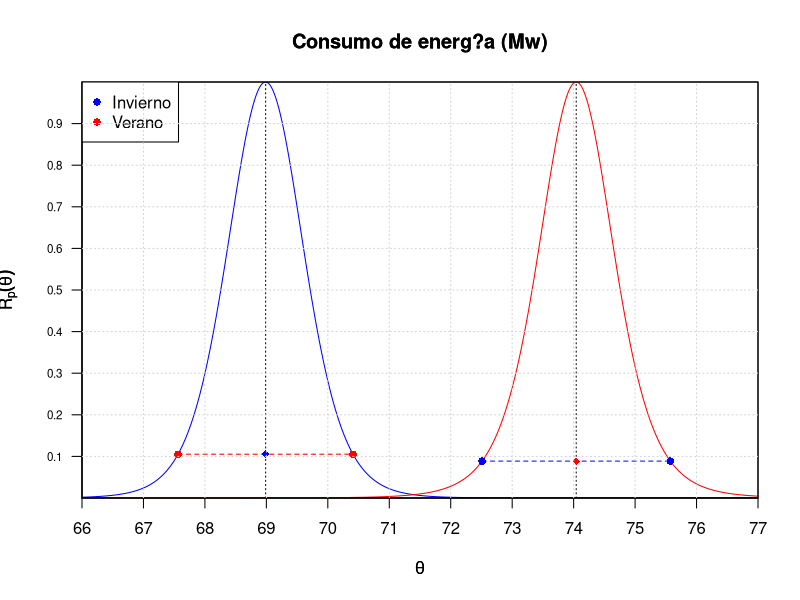
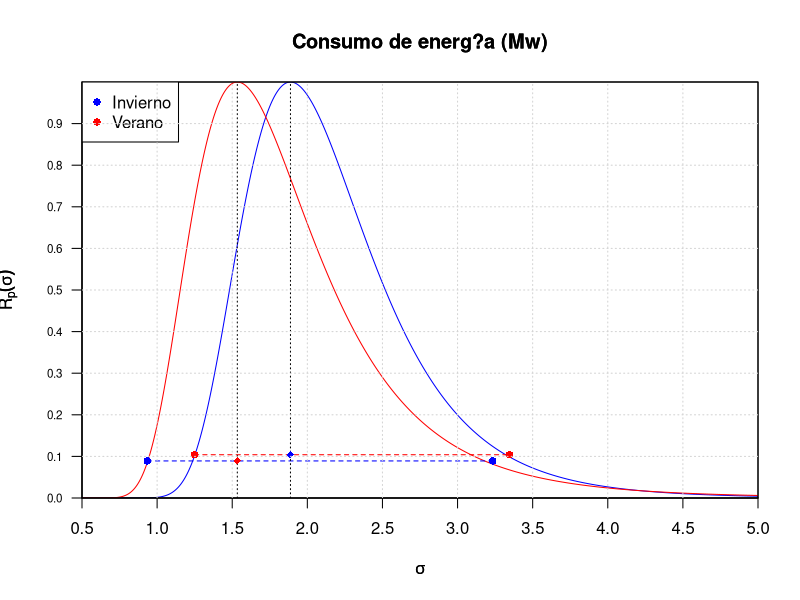
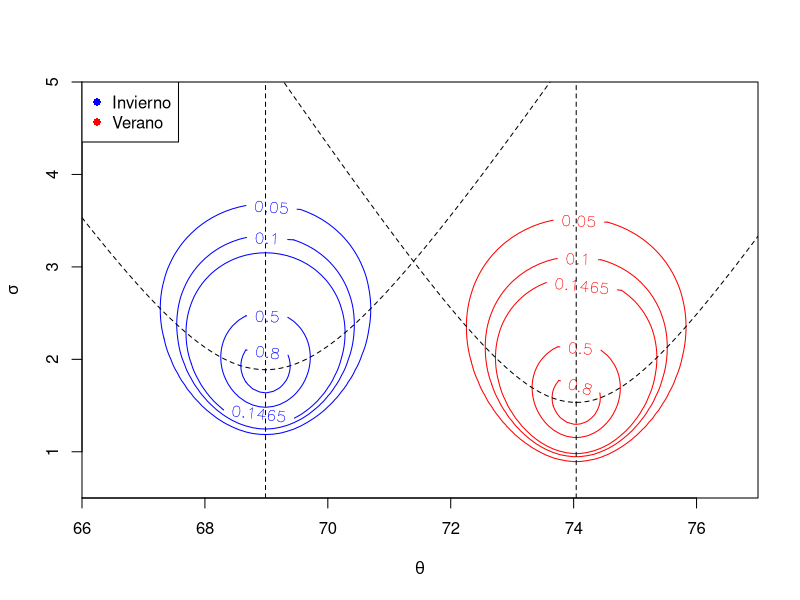
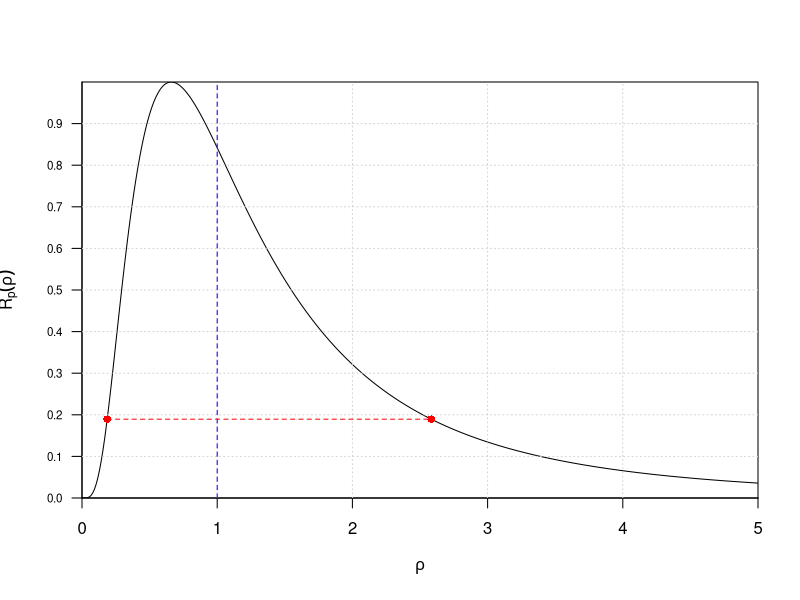
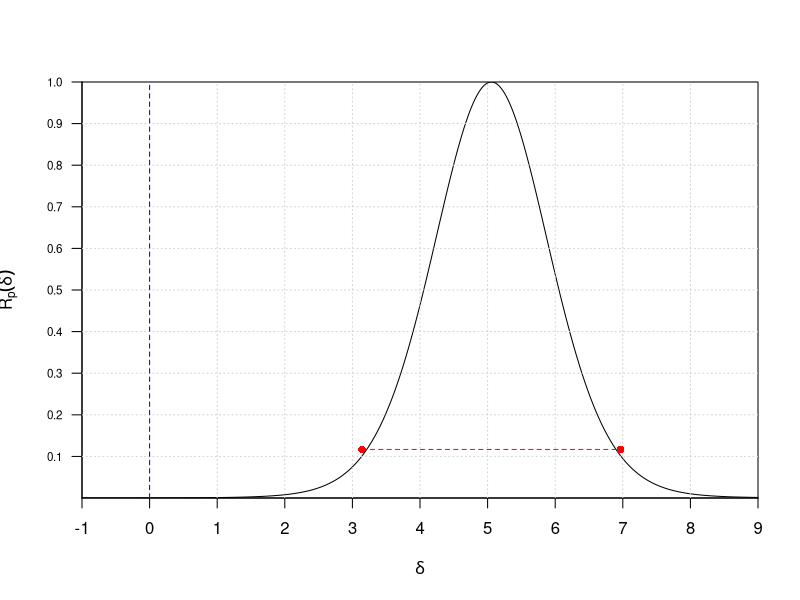
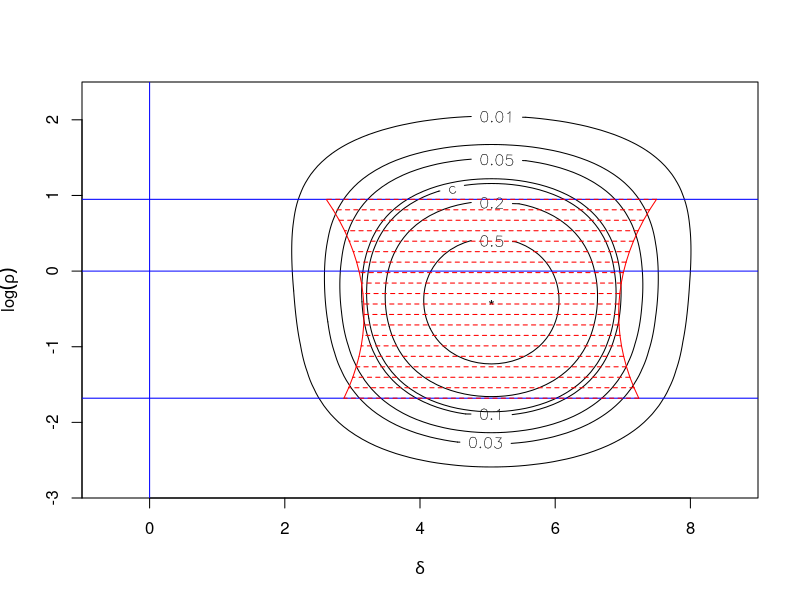

Source code (R) for these figures, in order:
#-------------------------------------------------------------------------------
#------------------------------M?todos estad?sticos-----------------------------
#-----------------------------------Proyecto--------------------------------------
#---------------------------Diego Aar?n Moreno Galv?n---------------------------

#--------------------------------Funciones--------------------------------------

# Funci?n de log-verosimilitud para Normal
l<-function(mu, sigma, t1, t2, n){ 
  	term1 = -n*log(sigma)
 	term2 = -t2/(2*sigma*sigma)
  	term3 = mu*t1/(sigma*sigma)
  	term4 = -n*mu*mu/(2*sigma*sigma)
  	return(term1 + term2 + term3 + term4)
}

# Funci?n de log-verosimilitud relativa
r<- function(mu, sigma, t1, t2, n){ 
  	mu_gorro = t1/n
  	sigma_gorro = sqrt((t2/n) - ((t1^2)/(n^2)))
  	return(l(mu, sigma, t1, t2, n) - l(mu_gorro, sigma_gorro, t1, t2, n))
}

# Funci?n de verosimilitud
L<- function(mu, sigma, t1, t2, n){ 
  	return(exp(l(mu,sigma,t1, t2, n)))
}

#Funci?n de verosimilitud relativa
R<- function(mu, sigma, t1, t2, n){ 
  	return(exp(r(mu,sigma, t1, t2, n)))
}

#Funci?n que devuelve el sigma que maximiza la funci?n para mu
Sigma_gorro<- function(mu, t1, t2, n){ 
  	return(sqrt((t2-2*mu*t1+n*mu*mu)/n))
}

#Funci?n que devuelve el mu que maximiza la funci?n para sigma
Mu_gorro<- function(sigma, t1, t2, n){
  	return((t1/n)*(sigma/sigma)) #Se multiplica por sigma/sigma s?lo para que devuelva un vector cuando sigma es un vector
}

#Funci?n de Logverosimilitud perfil de la media theta de una normal
lp_norm <- function(theta,t1,t2,n)	{
	a1 = (t2-2*theta*t1+n*theta^2)/n
	a2 = log(a1)+1
	return ((-n/2)*a2)
}

#Funci?n de Logver. perfil relativa de theta de una normal
rp_norm <- function(theta,t1,t2,n)	{
	return (lp_norm(theta,t1,t2,n) - lp_norm(t1/n,t1,t2,n))
}

#Funci?n de verosimilitud perfil realtiva de theta de una normal
Rp_norm <- function(theta,t1,t2,n)	{
	return (exp(rp_norm(theta,t1,t2,n)))
}

#Funci?n de distribuci?n de t de student con k grad. de lib.
Ft <- function(x,k)	{
	return (pt(x, k, lower.tail = T, log.p = F))
}

#Funci?n que devuelve el cuartil de prob. p de una t de student de k
Q <- function(p,k)	{
	return (qt(p, k, lower.tail = T, log.p = F))
}

#Funci?n que calcula el nivel de verosimilitud c
C <- function(n, alfa)	{
	t1 = Q(alfa/2, n-1)^2
	t2 = t1/(n-1)
	return ((t2+1)^(-n/2))
}

#Funci?n que devuelve la confianza (probabilidad) de un intervalo de verosi.
Confianza <- function(n,nivel)	{
	t1 = Ft(((n-1)*(nivel^(-2/n)-1))^(1/2), n-1)
	t2 = Ft(-((n-1)*(nivel^(-2/n)-1))^(1/2), n-1)
	return (t1-t2)
}


#Funci?n de Logverosimilitud perfil de la varianza de una normal
lp_var_norm <- function(sigma,t1,t2,n)	{
	H = (t2-t1^2/n)
	a1 = n*log(sigma)
	a2 = H/(2*sigma^2)
	return (-a1-a2)
}

#Funci?n de Logver. perfil relativa de la varianza de una normal
rp_var_norm <- function(sigma,t1,t2,n)	{
	sg = ((t2-t1^2/n)/n)^(1/2)
	return (lp_var_norm(sigma,t1,t2,n) - lp_var_norm(sg,t1,t2,n))
}

#Funci?n de verosimilitud perfil realtiva de la varianza de una normal
Rp_var_norm <- function(sigma,t1,t2,n)	{
	return (exp(rp_var_norm(sigma,t1,t2,n)))
}

#Funci?n que calcula el nivel de verosimilitud c
C_var <- function(n, alfa)	{
	q = qchisq(alfa/2, n-1, lower.tail = T, log.p = F)
	t1 = (27*q*n^(1/2))^(1/3)
	t2 = (-1/4)*(3*n^(1/2)-t1)^2
	return (exp(t2))
}

Confianza_var <- function(n,c)	{
	t1 = (3*n^(1/2)+(-4*log(c))^(1/2))^3/(27*n^(1/2))
	t2 = (3*n^(1/2)-(-4*log(c))^(1/2))^3/(27*n^(1/2))
	t1 = pchisq(t1,n-1,lower.tail=T,log.p=F)
	t2 = pchisq(t2,n-1,lower.tail=T,log.p=F)
	return (t1-t2)
}

Hx<- function(t1, t2, n){
  return(t2-(t1*t1/n))
}

Ky<- function(t3, t4, m){
  return(t4 - t3*t3/m)
}

rho_emv<- function(t1,t2,t3,t4,n,m){
  H= Hx(t1,t2,n)
  K= Ky(t3,t4,m)
  
  return(n*K/(m*H))
}

delta_emv<- function(t1, t2, t3, t4, n, m){
  return((t3/m)-(t1/n))
}

l1<-function(rho, t1, t2, t3, t4, n, m){
  H= Hx(t1,t2,n)
  K= Ky(t3,t4,m)
  
  return(n*log(rho)/2 - (n+m)*log(rho*H+K)/2)
}

l2<- function(delta, rho, t1, t2, t3, t4, n, m){
  delta_gorro= delta_emv(t1,t2,t3,t4,n,m)
  H= Hx(t1,t2,n)
  K= Ky(t3,t4,m)
  
  return(-(n+m)*log(1+ (n*m*(delta_gorro-delta)*(delta_gorro-delta)/((n+m/rho)*(rho*H+K))))/2)
}

lp_conjunto<- function(delta, rho, t1, t2, t3, t4, n, m){ # Logverosimilitud perfil para delta y rho
  return(l1(rho,t1,t2,t3,t4,n,m)+l2(delta,rho,t1,t2,t3,t4,n,m))
}

rp_conjunto<-function(rho, delta, t1, t2, t3,t4,n,m){ #Logverosimilitud perfil relativa para delta y rho
  delta_g= delta_emv(t1,t2,t3,t4,n,m)
  rho_g= rho_emv(t1,t2,t3,t4,n,m)
  
  return(lp_conjunto(delta,rho,t1,t2,t3,t4,n,m)-lp_conjunto(delta_g,rho_g,t1,t2,t3,t4,n,m))
}

Rp_conjunto<- function(rho, delta, t1, t2, t3, t4, n, m){#Verosimilitud perfil relativa para delta y rho
  return(exp(rp_conjunto(rho,delta,t1,t2,t3,t4,n,m)))
}

rp_rho<- function(rho, t1, t2, t3, t4, n, m){
  rho_gorro= rho_emv(t1,t2,t3,t4,n,m)
  
  return(l1(rho,t1,t2,t3,t4,n,m)- l1(rho_gorro,t1,t2,t3,t4,n,m))
}

rp_rho_0<- function(rho, t1, t2, t3, t4, n, m, c){
  return(rp_rho(rho,t1,t2,t3,t4,n,m)-c)
}

Rp_rho<- function(rho, t1, t2, t3,t4,n,m){
  return(exp(rp_rho(rho,t1,t2,t3,t4,n,m)))
}

rp_delta<- function(delta, t1, t2, t3, t4, n, m){
  resp<- c()
  
  for (i in 1:length(delta)){
    temp= optim(1, rp_conjunto, delta = delta[i], t1 = t1, t2 = t2, t3=t3, t4=t4, n = n, m=m, control = list(fnscale=-1))$value
    resp = c(resp, temp)
  }
  
  return(resp)
}

Rp_delta<- function(delta, t1, t2, t3, t4, n, m){
  return(exp(rp_delta(delta,t1,t2,t3,t4,n,m))) 
}



#######################################################################################################
#--     MUESTRAS     --#

# ULTIMA SEMANA HORARIO INVIERNO MARZO 2018
X = c(7495891,7104540,6942036,6812652,6713419,6729651,6693093,6639208,6912511,7127233,7245860,7338979,
7328129,7355726,7323133,7249348,7259550,7277468,7230829,7928045,8181400,8033854,7714514,7258927,6867044,
6648967,6572386,6521881,6562286,6670592,7054672,7524905,8175665,8676862,8922367,9118004,9263407,9351802,
9304774,9304058,9289618,9158510,8804089,9001680,9110401,8869358,8591238,8184129,7760723,7536584,7365828,
7287631,7294285,7343279,7509249,7880534,8458298,8762687,8939297,9169285,9293386,9365595,9328001,9325316,
9288900,9118805,8699562,9004729,9136752,8911294,8579734,8179033,7862683,7539194,7357216,7285069,7294089,
7286848,7517699,7778555,8283165,8644360,8840013,8989629,9077733,9045176,8952611,8910423,8950400,8774206,
8460669,8774347,8866346,8625582,8366715,7960311,7613878,7315159,7150993,7022632,6947772,6958720,6972824,
7062880,7419257,7654975,7844047,7926615,8009600,7932054,7901591,7880963,7793360,7648043,7469526,7758862,
7891433,7713470,7484117,7140829,6690731,6485796,6370068,6252743,6221238,6149316,6016096,5907157,6071793,
6336719,6424551,6436016,6494357,6492245,6415512,6338829,6320971,6270004,6254867,6629783,6883956,6746001,
6505657,6251766,5952002,5656146,5596290,5516600,5514169,5604368,5627848,5842514,6226250,6521818,6723445,
6864009,6900023,6959337,6948046,7018179,6928213,6930913,6878692,7357916,7592985,7436322,7091846,6664122)

# PRIMERA SEMANA HORARIO VERANO ABRIL 2018
Y = c(6397907,6056983,5926158,5871242,5885725,5919511,5980174,6057156,6300914,6537050,6715458,6730349,
6711681,6696652,6725232,6741488,6734360,6657978,6759730,7409971,7640542,7460061,7063249,6670356,6315524,
6213298,6189401,6212654,6331037,6788294,7354312,7823373,8327465,8636512,8843438,9022018,9089399,9055710,
9087046,9131574,8983724,8691547,8402426,8708940,8813665,8672827,8397623,7840172,7586214,7403057,7303182,
7275394,7307662,7575028,7966019,8352190,8722550,8923940,9090272,9200934,9301790,9263623,9232565,9207162,
9064469,8807387,8529098,8819556,8973652,8811980,8444135,8024746,7712778,7517321,7453651,7457063,7513469,
7736337,8091317,8500986,8879247,9096904,9212742,9320006,9413999,9320699,9292964,9296340,9161342,8893853,
8643769,8945712,9027930,8818646,8451947,7940563,7630371,7449187,7373774,7394532,7477969,7732297,8165854,
8530536,8911476,9101904,9237641,9409931,9500314,9436266,9392635,9384966,9245866,8960082,8693484,8939778,
9014336,8801597,8554423,8087004,7728260,7590364,7455913,7458393,7496963,7817371,8199424,8559006,8964246,
9147428,9293619,9399131,9393267,9366878,9309457,9308719,9073289,8774566,8470656,8733145,8879352,8753082,
8482652,8104085,7747251,7556507,7405853,7391441,7408688,7583950,7818623,8102942,8479860,8628892,8697784,
8808964,8702672,8531285,8439474,8374318,8275840,8093988,8090578,8588543,8691026,8429424,7971869)

#------------------------------------------------------------------------------------------------------------

# ULTIMO MES HORARIO INVIERNO MARZO 2018
X = c(7093741,6725595,6486893,6403181,6407903,6396814,6447924,6376442,6586366,6818364,6920305,6900230,7010024,7021356,7000475,6985360,
6949884,6976702,7057302,7737366,7953392,7798887,7469772,6991604,6640969,6348631,6264488,6225740,6244907,6480312,7014844,7529761,
8034898,8337790,8633955,8836371,8989468,9073139,8999316,8980357,9024006,8933146,8647476,8847438,9006269,8710473,8348130,8009898,
7610694,7407911,7267240,7140887,7160027,7286295,7724466,8086736,8541900,8831934,9055186,9234398,9298326,9210904,9277512,9258843,
9263399,9141946,8740007,9124615,9147917,8841781,8496985,8084362,7738760,7480236,7384955,7274271,7274044,7417039,7788204,8155646,
8583055,8897824,8949518,9036760,9183192,9220208,9125488,9148919,9187533,9014062,8695815,9002414,9056357,8776259,8400018,8028958,
7629715,7295182,7249822,7099678,7216394,7255031,7582454,7920310,8331485,8703130,8907333,9082492,9117335,9175912,9191218,9198612,
9107230,8976511,8691926,8976087,9039800,8748068,8348951,7990557,7742113,7537012,7354357,7216342,7268360,7395660,7738769,8051243,
8448749,8761477,8890628,9061711,9057536,9159277,9099636,9137311,9106302,8950738,8580172,8913201,8884753,8578220,8256820,8008073,
7558132,7221542,7075003,7058161,7049028,7138200,7354657,7580922,8027547,8398231,8441198,8621479,8696626,8611737,8395529,8262289,
8246370,8162757,8072168,8648181,8671177,8464507,8001700,7598355,7163125,6836363,6725353,6645034,6608525,6538921,6522675,6433018,
6686537,6946880,7055753,7157990,7254593,7302998,7282669,7247584,7232905,7182252,7184094,7857359,8183751,7982974,7650833,7143356,
6723415,6458740,6323141,6346873,6439979,6668521,7169313,7711239,8229040,8597507,8808678,8974726,9188081,9257705,9214763,9251293,
9276669,9114560,8754630,9027386,9082281,8790592,8467689,8030511,7650052,7380945,7259194,7150906,7197218,7254785,7642207,7919950,
8395462,8632486,8794256,9028438,9207409,9266209,9204299,9319553,9365853,9090664,8618280,8926563,9067156,8819822,8455118,8053240,
7739221,7447613,7310352,7171554,7224271,7329120,7720318,8108133,8549169,8862401,9024629,9152347,9273929,9366093,9296878,9311007,
9333464,9163386,8712439,9043948,9110923,8842492,8447510,8101035,7713375,7436421,7356685,7175669,7276069,7370426,7703260,8006825,
8463449,8814032,8916917,9034028,9183009,9264614,9154901,9139861,9135977,8929010,8654090,8870395,9013231,8701941,8426013,8079364,
7679195,7438292,7288547,7212305,7195877,7310231,7717491,8082341,8460804,8772042,8870538,9058107,9207941,9224503,9184670,9187269,
9151324,8969118,8580961,8850230,8910017,8595726,8354769,8115366,7688924,7398240,7237470,7145028,7101653,7144372,7343063,7575353,
8096509,8468467,8635543,8638344,8725485,8682050,8472919,8414450,8406987,8305317,8219389,8624832,8714601,8401857,8056358,7646014,
7250669,6940520,6766228,6644564,6552254,6548636,6525693,6397947,6683777,6947946,7081378,7192283,7207253,7120704,7042250,6982095,
7017787,6961134,7000759,7637730,7775055,7687476,7341436,6893274,6451426,6146567,6053478,6004811,5998419,6061823,6211697,6360168,
6771237,7127601,7420281,7638854,7687869,7742862,7764562,7685213,7665098,7613877,7624626,8206850,8442198,8313511,7860344,7259919,
6941444,6720718,6595603,6574393,6613030,6726859,7162079,7624718,8163179,8661124,8847420,9055291,9257949,9268843,9229059,9282757,
9267597,9078626,8809190,9045411,9119531,8897672,8497086,8198313,7765074,7515579,7356953,7298817,7236773,7421959,7827969,8122933,
8645838,8916667,8998718,9136809,9310210,9364094,9320249,9365616,9399790,9181571,8799313,9116929,9198759,8915967,8604891,8233534,
7841976,7639663,7460298,7354057,7345085,7501514,7897506,8175304,8670501,9005322,9153558,9333725,9418829,9508830,9392170,9445609,
9431424,9249604,8879691,9137228,9257622,8990597,8663707,8302462,7973223,7677861,7539059,7475283,7454518,7574129,7869631,8232847,
8700291,9026694,9157394,9305992,9477629,9474116,9353604,9365434,9375188,9193724,8819845,9014821,9119059,8843377,8561167,8298572,
7918521,7624536,7395181,7338385,7348460,7360401,7576102,7732119,8242570,8565697,8776500,8896746,8960629,8883975,8720055,8566624,
8493299,8466064,8226740,8790325,8908957,8714569,8315299,7844560,7495891,7104540,6942036,6812652,6713419,6729651,6693093,6639208,
6912511,7127233,7245860,7338979,7328129,7355726,7323133,7249348,7259550,7277468,7230829,7928045,8181400,8033854,7714514,7258927,
6867044,6648967,6572386,6521881,6562286,6670592,7054672,7524905,8175665,8676862,8922367,9118004,9263407,9351802,9304774,9304058,
9289618,9158510,8804089,9001680,9110401,8869358,8591238,8184129,7760723,7536584,7365828,7287631,7294285,7343279,7509249,7880534,
8458298,8762687,8939297,9169285,9293386,9365595,9328001,9325316,9288900,9118805,8699562,9004729,9136752,8911294,8579734,8179033,
7862683,7539194,7357216,7285069,7294089,7286848,7517699,7778555,8283165,8644360,8840013,8989629,9077733,9045176,8952611,8910423,
8950400,8774206,8460669,8774347,8866346,8625582,8366715,7960311,7613878,7315159,7150993,7022632,6947772,6958720,6972824,7062880,
7419257,7654975,7844047,7926615,8009600,7932054,7901591,7880963,7793360,7648043,7469526,7758862,7891433,7713470,7484117,7140829,
6690731,6485796,6370068,6252743,6221238,6149316,6016096,5907157,6071793,6336719,6424551,6436016,6494357,6492245,6415512,6338829,
6320971,6270004,6254867,6629783,6883956,6746001,6505657,6251766,5952002,5656146,5596290,5516600,5514169,5604368,5627848,5842514,
6226250,6521818,6723445,6864009,6900023,6959337,6948046,7018179,6928213,6930913,6878692,7357916,7592985,7436322,7091846,6664122)

#PRIMER MES HORARIO VERANO ABRIL 2018
Y = c(6397907,6056983,5926158,5871242,5885725,5919511,5980174,6057156,6300914,6537050,6715458,6730349,6711681,6696652,6725232,6741488,
6734360,6657978,6759730,7409971,7640542,7460061,7063249,6670356,6315524,6213298,6189401,6212654,6331037,6788294,7354312,7823373,
8327465,8636512,8843438,9022018,9089399,9055710,9087046,9131574,8983724,8691547,8402426,8708940,8813665,8672827,8397623,7840172,
7586214,7403057,7303182,7275394,7307662,7575028,7966019,8352190,8722550,8923940,9090272,9200934,9301790,9263623,9232565,9207162,
9064469,8807387,8529098,8819556,8973652,8811980,8444135,8024746,7712778,7517321,7453651,7457063,7513469,7736337,8091317,8500986,
8879247,9096904,9212742,9320006,9413999,9320699,9292964,9296340,9161342,8893853,8643769,8945712,9027930,8818646,8451947,7940563,
7630371,7449187,7373774,7394532,7477969,7732297,8165854,8530536,8911476,9101904,9237641,9409931,9500314,9436266,9392635,9384966,
9245866,8960082,8693484,8939778,9014336,8801597,8554423,8087004,7728260,7590364,7455913,7458393,7496963,7817371,8199424,8559006,
8964246,9147428,9293619,9399131,9393267,9366878,9309457,9308719,9073289,8774566,8470656,8733145,8879352,8753082,8482652,8104085,
7747251,7556507,7405853,7391441,7408688,7583950,7818623,8102942,8479860,8628892,8697784,8808964,8702672,8531285,8439474,8374318,
8275840,8093988,8090578,8588543,8691026,8429424,7971869,7528809,7177720,6919016,6841054,6742563,6670763,6742976,6747148,6765638,
7002221,7097629,7246035,7193788,7324622,7304711,7239559,7269558,7202732,7222245,7250789,7888037,8169502,7970725,7445027,6910439,
6654544,6556694,6498626,6532873,6683817,7233537,7851738,8214114,8582146,8819701,9072078,9198943,9227825,9168696,9228016,9294112,
9180568,8857382,8644074,8871327,8985371,8754764,8326083,7903011,7654283,7471036,7387795,7397146,7544743,7914301,8376892,8687009,
8956299,9103012,9196674,9370315,9396521,9338247,9365676,9369078,9208579,8867009,8653147,8707610,8745623,8505559,8118953,7726058,
7430637,7183679,7102203,7166445,7175640,7572537,8128754,8455601,8749897,8861380,8980051,9094805,9087973,9127787,9137516,9145104,
9060645,8684356,8435018,8685791,8674947,8382110,8045221,7686354,7389978,7219078,7134379,7135244,7274963,7621661,8097298,8406426,
8733997,8812526,8966106,9122397,9213006,9033409,9137517,9131206,9040832,8722620,8404585,8675685,8794406,8584236,8230264,7794837,
7504163,7276191,7232175,7271740,7409443,7714085,8084575,8448998,8802986,8876688,9033281,9119309,9180469,9092273,9086497,9022918,
8925690,8634265,8352965,8489604,8689018,8558001,8262648,7811059,7471699,7274191,7157972,7143387,7177042,7349157,7643034,7992868,
8360221,8467970,8690732,8772467,8714116,8451265,8311520,8238275,8156604,8023886,7956816,8453332,8556943,8230799,7744256,7345265,
6957678,6675037,6592755,6523253,6540507,6519548,6499350,6590024,6826621,6980097,7079095,7090940,7134784,7107287,7048287,7024465,
7042885,7012090,7037321,7584345,7953364,7703252,7356812,6815099,6507964,6427008,6350483,6405886,6576536,7115772,7744434,8161824,
8529473,8738104,8912885,8993773,9142671,9157786,9192940,9235399,9071541,8775647,8570895,8813171,8881186,8624047,8238060,7709101,
7515108,7462857,7311373,7300256,7397554,7767938,8271302,8573730,8828783,8967603,9156272,9325207,9355416,9348232,9376871,9435128,
9307955,9017590,8741066,8909175,9092346,8870598,8508274,7975486,7704397,7520043,7422600,7426538,7536319,7992421,8317394,8562290,
8821860,9018371,9193941,9325766,9340767,9265834,9271956,9306724,9196252,8873910,8649801,8958124,9128008,8889641,8503083,8010507,
7715912,7525044,7473972,7450314,7474715,7808520,8223029,8632417,8908780,9164388,9369501,9549354,9556511,9483500,9529418,9549279,
9358828,9020143,8812429,8986084,9095349,8894387,8577940,8074310,7792756,7609707,7536694,7561466,7655199,7998284,8412875,8810093,
9088882,9295443,9489173,9621692,9641140,9587824,9555366,9578651,9376560,9022475,8775205,8915028,9008985,8888851,8605386,8193369,
7867996,7691639,7570046,7537558,7564627,7721885,7973360,8332622,8728970,8853970,8965547,9071481,9020557,8818373,8632671,8567769,
8522413,8373604,8280605,8773004,8848501,8527582,8146997,7624502,7324177,7026617,6992444,6891460,6877441,6878353,6836488,6963145,
7154221,7319833,7412138,7421512,7389904,7405619,7313921,7315090,7290034,7259827,7292714,7924996,8142196,7961137,7552665,7165670,
6890397,6710160,6605918,6625695,6769831,7381004,7999713,8455612,8803318,9033847,9293304,9367344,9523519,9494846,9592781,9621897,
9416641,9125499,8856655,9018490,9145203,8927859,8620087,8240624,7864120,7704068,7596182,7632769,7675856,8045321,8466906,8865481,
9207157,9366436,9621227,9657454,9708165,9627208,9574532,9626155,9532830,9191826,8869199,8976604,9166185,8997631,8684437,8205140,
7896046,7692724,7585998,7615519,7705978,8081458,8402834,8716757,9048323,9189600,9325316,9487735,9545797,9469811,9483570,9525532,
9390463,9079008,8783119,8932256,9190764,8964782,8621728,8245084,7915771,7696525,7605849,7589439,7647145,8046832,8338635,8724463,
9070858,9232351,9518928,9625571,9685326,9694572,9591053,9634810,9472596,9161395,8831443,8954696,9153901,8990783,8691809,8278076,
7935612,7759259,7613739,7628521,7663728,7969490,8280906,8663779,9101381,9329107,9479349,9624253,9680690,9624098,9520661,9549690,
9303756,9003322,8720925,8782059,8953616,8793108,8608985,8126097,7837257,7600900,7520700,7528279,7601181,7694809,7957985,8355081,
8586615,8876698,8948665,8934630,8937914,8779515,8612593,8597576,8509792,8308930,8285007,8696661,8789797,8417531,8058627)

#-----------------------------------------------------------------------------------------

#ULTIMOS MIERCOLES DE HORARIO DE INVIERNO MARZO 2018
X = c(7862683,7539194,7357216,7285069,7294089,7286848,7517699,7778555,8283165,8644360,8840013,8989629,
9077733,9045176,8952611,8910423,8950400,8774206,8460669,8774347,8866346,8625582,8366715,7960311,7765074,
7515579,7356953,7298817,7236773,7421959,7827969,8122933,8645838,8916667,8998718,9136809,9310210,9364094,
9320249,9395616,9508216,9181571,8799313,9116929,9198759,8915967,8604891,8233534,7739221,7447613,7310352,
7171554,7224271,7329120,7720318,8108133,8549169,8862401,9024629,9152347,9273929,9436093,9296878,9311007,
9333464,9163386,8712439,9043948,9110923,8842492,8447510,8101035,
7738760,7480236,7384955,7274271,7274044,7417039,7788204,8155646,8583055,8897824,8949518,9036760,
9183192,9220208,9125488,9148919,9187533,9014062,8695815,9002414,9056357,8776259,8400018,8028958,
7465163,7245844,7166378,7119049,7100511,7254930,7600564,7978058,8397024,8643424,8808726,8904208,
9061038,9068454,8980685,8965085,9055732,8849873,8590100,8926881,8961504,8772185,8397095,7961595,
7363669,7167308,6981699,6869945,6966063,7102220,7489328,7884450,8292982,8561320,8660024,8728481,
8829967,8867431,8761489,8817134,8841146,8689184,8483124,8874552,8881492,8581968,8186273,7804868,
6997687,6740175,6593501,6522664,6583902,6733980,7102293,7513105,7891870,8129599,8192318,8285756,
8341230,8378603,8298699,8303203,8298714,8144534,7911373,8304268,8177217,7942977,7731498,7415210,
7014427,6829965,6716824,6667426,6743774,6909180,7309823,7745993,8124742,8353433,8467782,8466042,
8564481,8609541,8527419,8483618,8469383,8285654,8247326,8668885,8569936,8241701,7896608,7481490,
7073082,6841585,6755021,6688672,6794369,6831585,7346240,7586062,7909941,8228124,8319946,8365508,
8351838,8332429,8244228,8304662,8299866,8233794,8042732,8490623,8580051,8176824,7823812,7519158,
7203436,6973158,6818317,6761832,6835221,6936778,7338608,7758163,8131608,8411369,8479923,8513962,
8555415,8608622,8508969,8535096,8544572,8443686,8279461,8647031,8513906,8138534,7849779,7417509,
7035474,6878082,6752713,6657882,6695717,6819930,7123880,7620136,7864220,8178218,8311616,8391988,
8439888,8380336,8328957,8344347,8385059,8213130,8101448,8534936,8494139,8208302,7764342,7400258)

#PRIMEROS MIERCOLES DE HORARIO DE VERANO ABRIL 2018
Y = c(8024746,7712778,7517321,7453651,7457063,7513469,7736337,8091317,8500986,8879247,9096904,9212742,
9320006,9000254,9320699,9292964,9296340,9161342,8893853,8643769,8945712,9027930,8818646,8451947,7726058,
7430637,7183679,7102203,7166445,7175640,7572537,8128754,8455601,8749897,8861380,8980051,9094805,9087973,
9127787,9137516,9145104,9060645,8684356,8435018,8685791,8674947,8382110,8045221,7975486,7704397,7520043,
7422600,7426538,7536319,7992421,8317394,8562290,8821860,9018371,9193941,9325766,9340767,9265834,9271956,
9306724,9196252,8873910,8649801,8958124,9128008,8889641,8503083,
8205140,7896046,7692724,7585998,7615519,7705978,8081458,8402834,8716757,9048323,9189600,9325316,7811946,7016513,7795319,7965231,
7216525,9500266,9079008,8783119,8932256,9190764,8964782,8621728,7172963,6897587,6756576,6661507,6724115,6917137,7392139,7959415,
8440627,8800162,8991301,9217445,9294863,9314214,9512365,9495623,8826519,9237520,9049987,8794591,8844563,9063069,8803917,8489897,
7672670,7474604,7314037,7238062,7253019,7307352,7685233,8041707,8396295,8679775,8825815,8937129,9001848,9140952,9068098,9087406,
9065768,8846278,8491589,8241429,8365791,8519093,8351877,8048741,8146371,7874077,7630681,7529030,7525874,7575633,7822977,8180102,
8631719,8996374,9125530,9275951,9005618,8001249,9550328,9033325,7856327,9247875,8910688,8629709,8706004,8992934,8869939,8594360)

#------------------------------------------------------------------------------------------------

#CONSUMO ENERGIA ZONA BAJIO FEBRERO-MARZO 2018
X=c(12375,12824,13119,13228,14021,14049,13867,12297,13828,13864,13449,13970,13806,13975,12078,13547,
14012,12202,13874,14070,13720,11890,13333,14284,14013,13957,14499,14097,12512,13752,13364,14328,
14546,14576,14771,13205,12350,13935,14354,14419,14722,14798,12953,13939,14515,13357,12801,12141,13735,
12245,13822,14430,14687,15144,15162,13790,11789,14911,15298,15314,15273,15249,14230,12446,14899,
15478,15494,15490,15440,14557,12375,14979,15813,16029,15945,15688,14761,12671,15259,15942,16076,
16259,15773,14749,12589,13197,15467,16241,16305,16175,15266,12675,15442,16214,15704,13880,12168,13130,
8676,10915,11473,11503,11653,11613,10281,8608,11354,11834,11931,12029,12070,10698,8859,11584,
12255,12287,12201,12178,10854,8932,11665,12308,12515,12407,12244,11016,9220,11969,12545,12489,
12450,12301,10967,9036,10264,12064,12432,12512,12272,10998,9192,11142,11420,10803,9236,7815,7876,
9512,10897,11519,11839,12402,12448,11706,9990,12125,12599,12616,12400,12356,12327,10624,11842,12386,
12468,12323,12293,12102,10331,11680,12817,13140,13154,13073,12790,11101,12587,13268,13836,13776,13626,
13057,10944,11259,12906,13747,14012,14025,13547,11139,13147,13729,13428,11510,9456,10591,
14083,16586,17639,17826,17950,17871,16611,14337,17406,18273,18067,18342,18199,16910,14521,17034,
18517,18733,18498,18204,17113,15140,17807,18619,18555,18567,18275,17363,15084,17559,18680,18726,
18895,19002,17786,15247,14755,18178,19291,19313,19048,17806,15627,18076,19142,18531,16421,14209,14538)

#CONSUMO ENERGIA ZONA BAJIO ABRIL-MAYO 2018
Y=c(13787,14577,14231,14609,14517,14553,13271,14112,14709,13691,14502,14519,14169,12987,13847,14830,
12880,13976,14833,14746,12233,13383,14865,14348,14775,14832,14711,13277,14288,13398,13849,14953,
14929,14717,13119,14079,14477,13858,14168,14457,14385,12845,14109,14524,14239,14939,
15125,16096,16157,16127,16029,15017,12780,15134,15946,15597,15531,15624,14728,12247,14891,15760,
15840,16044,15749,14804,12807,15234,15890,15934,15886,15633,14854,12825,14031,13151,15299,16151,
15981,14700,12431,14844,15011,15067,14951,15079,14116,12006,14613,15412,15577,15584,
11422,12329,12545,12514,12397,11014,9153,11803,12378,12168,11861,11880,10674,8842,11694,12523,
12655,12680,12607,11328,9365,12299,12738,12766,12890,12764,11379,9454,11386,10920,12259,12538,
12524,10919,8883,11727,12005,11986,11104,11835,10961,9107,11716,12090,12263,12322,
12446,13978,14157,14266,14146,13546,11502,13094,14005,13364,13275,13337,12626,10792,12597,13667,
13779,13859,13902,13204,11216,13038,13796,13448,13272,13491,12605,10930,12205,11144,12086,13151,
13237,12474,10254,11744,12817,12900,12216,12516,12401,11030,12600,13268,13215,13033,
17472,19037,19056,19201,19190,18200,15630,18160,19283,18797,18755,18694,17731,15165,17756,19187,
19331,19357,19181,18040,15791,18221,19358,19041,19421,19237,17887,15604,17293,15417,17993,19081,
19045,17722,15221,17809,18636,18620,18431,18692,17924,15393,18034,19275,19297,19370)

#SUMANDO CADA DIA DE CADA REGI?N OBTENEMOS---------------------------------------
X = c(56891, 65044, 68180, 69083, 71170, 71143, 66255, 57021, 69624, 71868, 71377, 72014,
71680, 68140, 58528, 68906, 72648, 71184, 72386, 72185, 68346, 58668, 69464, 73841,
74252, 74030, 73779, 70027, 60588, 71126, 73799, 75455, 75926, 75278, 71330, 61021,
61825, 72550, 76065, 76561, 76242, 72415, 61586, 71746, 75020, 71823, 63848, 55789, 59870)

Y = c(70252, 76017, 76146, 76717, 76279, 72330, 62336, 72303, 76321, 73617, 73924, 74054,
69928, 66033, 70785, 75967, 74485, 75916, 76272, 72122, 61412, 72175, 76647, 75537,
77244, 75957, 65436, 62090, 69203, 64030, 71486, 78874, 75716, 70532, 59908, 70203,
72946, 76431, 70870, 72579, 69787, 60381, 71072, 74569, 74591, 66489, 67419, 65122, 78248)

#MIERCOLES DE CADA REGION
#INVIERNO
X=c(12829,12618,13228,13449,
12202,13357,13128,12604,12360,12323,
14520,14783,14687,15314,
15494,15704,14512,13857,13938,13637,
11850,11843,11503,11931,
12287,10803,11836,11772,11525,10916,
11534,11685,11839,12616,
12468,13428,11803,11816,12107,11401,
17684,17514,17826,18067,
18733,18531,17410,17738,17786,17066)

#VERANO
Y=c(14231,13691,12880,14348,
13849,13858,14239,
16157,15597,15840,15934,
15299,15067,15577,
12545,12168,12655,12766,
12259,11986,12263,
14157,13364,13779,13448,
12086,12900,13215,
19056,18797,19331,19041,
17993,18620,19297)
X1<-c()
ene=10
for(i in 1:ene)	{
	X1[i]=X[i]+X[i+ene]+X[i+ene*2]+X[i+ene*3]+X[i+ene*4]
}

Y1<-c()
for(i in 1:7)	{
	Y1[i]=Y[i]+Y[i+7]+Y[i+7*2]+Y[i+7*3]+Y[i+7*4]
}
##################################################################################################################
#--     PERFILES DE THETA Y SIGMA     --#

X = X1/1000
Y = Y1/1000
#(a)

# estadisticas suficientes
T11<- sum(X)
T21 <- sum(X*X)
T12<- sum(Y)
T22 <- sum(Y*Y)

n = length(X)
m = length(Y)
th1_gorro = T11/n
th2_gorro = T12/m
delta_gorro = th2_gorro - th1_gorro
sg1_gorro = (T21/n-T11^2/n^2)^(1/2)
sg2_gorro = (T22/m-T12^2/m^2)^(1/2)
ro_gorro = sg2_gorro/sg1_gorro
alfa = 1-0.95

#Para theta <--------------------------------------------------------------------------------------------

#Nivel de verosimilitud de peruanos de theta

C(n, alfa)
Nivel_per = C(n, alfa)
#Nivel_per = 0.1465
Confianza(n,Nivel_per)
#El intervalo es [th1,th2]
A = th1_gorro - sg1_gorro*(Nivel_per^(-2/n)-1)^(1/2)
B = th1_gorro + sg1_gorro*(Nivel_per^(-2/n)-1)^(1/2)
c(A, B)
I1 = c(A,B)

#Nivel de verosimilitud de gringos

C(m, alfa)
Nivel_gri = C(m, alfa)
#Nivel_gri = 0.1465
Confianza(m,Nivel_gri) 
#El intervalo es [th1,th2]
A = th2_gorro - sg2_gorro*(Nivel_gri^(-2/m)-1)^(1/2)
B = th2_gorro + sg2_gorro*(Nivel_gri^(-2/m)-1)^(1/2)
c(A, B)
I2 = c(A,B)


#Graficamos los resultados
lim1=66
lim2=77
X2 <- seq(lim1,lim2,length=1000)
plot(X2,Rp_norm(X2,T11,T21,n), type="l", 
	xlab= expression(theta), ylab=expression(R[p](theta)),xaxs="i",yaxs="i",
	xaxt="n",yaxt="n",las=1, col="blue", main="Consumo de energ?a (Mw)")
par(new=TRUE)
plot(X2,Rp_norm(X2,T12,T22,m), type="l", 
	xlab= expression(theta), ylab=expression(R[p](theta)),xaxt="n",yaxt="n",
  	xaxs="i",yaxs="i",las=1, col="red", main="Consumo de energ?a (Mw)")
points(I1, c(Nivel_per,Nivel_per),pch=16,col="red") 
lines(I1, c(Nivel_per,Nivel_per),lty=2, col="red") #lty determina el estilo de la linea
points(I2, c(Nivel_gri,Nivel_gri),pch=16,col="blue") 
lines(I2, c(Nivel_gri,Nivel_gri),lty=2, col="blue")
#Las dos instrucciones anteriores servir?n para marcar el intervalo de verosimilitud en la grafica
abline(v=th1_gorro,col="black",lty=3)#Mostramos con una linea vertical (de ah? la v) la localicaci?n del estimador de maxima verosimilitud
points(th1_gorro,Nivel_per,pch=18,col="blue")#Mostramos con un punto el verdadero valor de $theta$. ?Lo contiene el intervalo?
abline(v=th2_gorro,col="black",lty=3)#Mostramos con una linea vertical (de ah? la v) la localicaci?n del estimador de maxima verosimilitud
points(th2_gorro,Nivel_gri,pch=18,col="red")#Mostramos con un punto el verdadero valor de $theta$. ?Lo contiene el intervalo?
legend(lim1,1, c("Invierno","Verano"),pch=16:16,col=c("blue","red"))

axis(side=2,at= seq(0,1,by=0.1),las=1,cex.axis=0.7)
axis(side=1,at=seq(lim1,lim2,by=1),las=1)
grid(nx = (lim2-lim1)/1, ny =(1-0)/.1 , col = "lightgray", lty = "dotted",
     lwd = par("lwd"), equilogs = TRUE)



#Para sigma <------------------------------------------------------------------------------------

alfa = 1-0.95
#Nivel_per = C_var(n, alfa)
Nivel_per=0.1040432
#Nivel_per=0.1465
#C_var(n,alfa)
#Nivel_gri = C_var(m, alfa)
Nivel_gri = 0.0890952
#Nivel_gri=0.1465
#C_var(m,alfa)
Confianza_var(n,Nivel_per)
Confianza_var(m,Nivel_gri)

#El intervalo para peruanos

H = T21-T11^2/n

#A = ((sg1_gorro)^(2/3)/(1+(-4*log(Nivel_per)/(9*n))^(1/2)))^3
#B = ((sg1_gorro)^(2/3)/(1-(-4*log(Nivel_per)/(9*n))^(1/2)))^3

A = (27*H*n^(1/2)/(3*n^(1/2)+(-4*log(Nivel_per))^(1/2))^3)^(1/2)
B = (27*H*n^(1/2)/(3*n^(1/2)-(-4*log(Nivel_per))^(1/2))^3)^(1/2)
c(A, B)
I1 = c(A,B)

#El intervalo para gringos

H = T22-T12^2/m

#A = ((sg2_gorro)^(2/3)/(1+(-4*log(Nivel_gri)/(9*m))^(1/2)))^3
#B = ((sg2_gorro)^(2/3)/(1-(-4*log(Nivel_gri)/(9*m))^(1/2)))^3

A = (27*H*m^(1/2)/(3*m^(1/2)+(-4*log(Nivel_gri))^(1/2))^3)^(1/2)
B = (27*H*m^(1/2)/(3*m^(1/2)-(-4*log(Nivel_gri))^(1/2))^3)^(1/2)
c(A, B)
I2 = c(A,B)

#Graficamos la perfil de la varianza
lims1=0.5
lims2=5
X2 <- seq(lims1,lims2,length=1000)
plot(X2,Rp_var_norm(X2,T11,T21,n), type="l", 
	xlab= expression(sigma), ylab=expression(R[p](sigma)),xaxt="n",yaxt="n",
  	xaxs="i",yaxs="i",las=1, col="blue", main="Consumo de energ?a (Mw)")
par(new=TRUE)
plot(X2,Rp_var_norm(X2,T12,T22,m), type="l", 
	xlab= expression(sigma), ylab=expression(R[p](sigma)),xaxt="n",yaxt="n",
  	xaxs="i",yaxs="i",las=1, col="red", main="Consumo de energ?a (Mw)")
points(I1, c(Nivel_per,Nivel_per),pch=16,col="red") 
lines(I1, c(Nivel_per,Nivel_per),lty=2, col="red") #lty determina el estilo de la linea
points(I2, c(Nivel_gri,Nivel_gri),pch=16,col="blue") 
lines(I2, c(Nivel_gri,Nivel_gri),lty=2, col="blue")
#Las dos instrucciones anteriores servir?n para marcar el intervalo de verosimilitud en la grafica
abline(v=sg1_gorro,col="black",lty=3)#Mostramos con una linea vertical (de ah? la v) la localicaci?n del estimador de maxima verosimilitud
points(sg1_gorro,Nivel_per,pch=18,col="blue")#Mostramos con un punto el verdadero valor de $theta$. ?Lo contiene el intervalo?
abline(v=sg2_gorro,col="black",lty=3)#Mostramos con una linea vertical (de ah? la v) la localicaci?n del estimador de maxima verosimilitud
points(sg2_gorro,Nivel_gri,pch=18,col="red")#Mostramos con un punto el verdadero valor de $theta$. ?Lo contiene el intervalo?
legend(lims1,1, c("Invierno","Verano"),pch=16:16,col=c("blue","red"))

axis(side=2,at= seq(0,1,by=0.1),las=1,cex.axis=0.7)
axis(side=1,at=seq(lims1,lims2,by=.5),las=1)
grid(nx = (lims2-lims1)/.5, ny =(1-0)/.1 , col = "lightgray", lty = "dotted",
     lwd = par("lwd"), equilogs = TRUE)




########################################################################################################
#--    CONTORNOS THETA Y SIGMA     --#

Mus <- seq(lim1,lim2,length=100)
Sigmas<- seq(lims1,lims2,length=100)
Mus2 <- seq(lim1,lim2,length=100)
Sigmas2<- seq(lims1,lims2,length=100)

mu_gorro= th1_gorro
sigma_gorro= sg1_gorro
mu_gorro2= th2_gorro
sigma_gorro2= sg2_gorro

#Agregamos los estimadores de m?xima verosimilitud a la lista
Mus <- c(Mus, mu_gorro) 
Sigmas <- c(Sigmas, sigma_gorro)
Mus2 <- c(Mus2, mu_gorro2) 
Sigmas2 <- c(Sigmas2, sigma_gorro2)

#La funci?n contour que se usa m?s adelante s?lo acepta datos ordenados para los ejes x y y
Mus<- sort(Mus) 
Sigmas<- sort(Sigmas)
Mus2<- sort(Mus2) 
Sigmas2<- sort(Sigmas2)

Z1<- matrix(nrow = 101, ncol = 101)

for (i in 1:101){
  for (j in 1:101){
    Z1[i,j]<- R(Mus[i], Sigmas[j], T11, T21, n)
  }
}

Z2<- matrix(nrow = 101, ncol = 101)

for (i in 1:101){
  for (j in 1:101){
    Z2[i,j]<- R(Mus2[i], Sigmas2[j], T12, T22, m)
  }
}

#Graficamos la primera gr?fica de contornos

contour(Mus, Sigmas, Z1, #Eje x, Eje y, finalmente eje Z(La funci?n evaluada)
        xlab= expression(theta), ylab= expression(sigma),
        levels=c(0.05, 0.1, 0.1465, 0.5, 0.8, 1), #Qu? niveles graficar?
        labels=c(0.05, 0.1, 0.1465, 0.5, 0.8, 1), #Qu? etiquetas llevaran esos niveles
        labcex=1,
        cex.lab=1,
        xaxs="i",yaxs="i",
        cex.axis=1,
	  col = "blue")

lines( Mu_gorro(Sigmas,T11, T21, n), Sigmas, col="black", lty=2) 
lines( Mus, Sigma_gorro(Mus,T11, T21, n), col="black", lty=2)

# Y luego agregamos la segunda con la misma instrucci?n, agregando add=TRUE al final

contour(Mus2, Sigmas2, Z2, #Eje x, Eje y, finalmente eje Z(La funci?n evaluada)
        xlab= expression(theta), ylab= expression(sigma),
        levels=c(0.05, 0.1, 0.1465, 0.5, 0.8, 1), #Qu? niveles graficar?
        labels=c(0.05, 0.1, 0.1465, 0.5, 0.8, 1), #Qu? etiquetas llevaran esos niveles
        labcex=1,
        cex.lab=1,
        xaxs="i",yaxs="i",
        cex.axis=1,
        col = "red", #Diferente color para que se diferencias
        add = TRUE)


lines( Mu_gorro(Sigmas,T12, T22, m), Sigmas, col="black", lty=2) 
lines( Mus, Sigma_gorro(Mus,T12, T22, m), col="black", lty=2)
legend(lim1,lims2, c("Invierno","Verano"),pch=16:16,col=c("blue","red"))

##############################################################################################################
#--     PERFIL DE RO = SIGMA2/SIGMA1     --#

T1= sum(X)
T2= sum(X^2)
T3= sum(Y)
T4= sum(Y^2)
N= length(X)
M= length(Y)

#--------------------------------Gr?fica de punto 6-------------------------------
limr1=0
limr2=5
Rhos<- seq(limr1,limr2, length=1000)

plot (Rhos,Rp_rho(Rhos, T1, T2, T3, T4, N, M), type="l", 
      xlab= expression(rho), ylab=expression(R[p](rho)),#en expression [] significa sub?ndice
      xaxs="i",yaxs="i",
      xaxt="n",yaxt="n", # Recuerda que esto es para quitar las marcas de los ejes preestablecidas y colocar las tuyas con axis
      las=1)

axis(side=2,at= seq(0,1,by=0.1),las=1,cex.axis=0.7)
axis(side=1,at=seq(limr1,limr2,by=1),las=1)
grid(nx = (limr2-limr1)/1, ny =(1-0)/0.1 , col = "lightgray", lty = "dotted",
     lwd = par("lwd"), equilogs = TRUE)
abline(v=1,lty=2,col="blue")

#-------------------Calculo de c de manera numerica con busqueda binaria--------------

#En este pedazo se procede a calcular el nivel c que est? asociado a una confianza del 95% segun
# el pivotal F de Fisher propuesto en la gu?a. Lo que se hace es calcular la probabilidad asociada
# al nivel cactual, y mientras este demasiado lejano a 0.95, se sube o se baja segun sea necesario.

csup= 0.4 # Se buscar? el nivel de verosimilitud entre csup y cinf
cinf= 0.02
A= (M-1)*Hx(T1,T2,N)/((N-1)*Ky(T3,T4,M))
rho_g= rho_emv(T1,T2,T3,T4,N,M)

cactual= (csup+cinf)/2
#cactual = 0.2585

rho1= uniroot(rp_rho_0,c(0.00000001,rho_g), t1=T1, t2=T2, t3=T3, t4= T4, n=N, m=M, c=log(cactual))$root 
rho2= uniroot(rp_rho_0,c(rho_g,20), t1=T1, t2=T2, t3=T3, t4= T4, n=N, m=M, c=log(cactual))$root

ProbIntervalo= pf(A*rho2,N-1,M-1)-pf(A*rho1,N-1,M-1)

while(abs(ProbIntervalo-0.90)>0.000001){
  if (ProbIntervalo>0.90){ #Si la probabilidad es mayor a 0.95, se debe subir el nivel del intervalo
    cinf=cactual
    cactual= (csup+cinf)/2
    
    print("entra1")
    rho1= uniroot(rp_rho_0,c(0.00000001,rho_g), t1=T1, t2=T2, t3=T3, t4= T4, n=N, m=M, c=log(cactual))$root 
    rho2= uniroot(rp_rho_0,c(rho_g,20), t1=T1, t2=T2, t3=T3, t4= T4, n=N, m=M, c=log(cactual))$root
    
    
    ProbIntervalo= pf(A*rho2,N-1,M-1)-pf(A*rho1,N-1,M-1)
  }else { # Si la probabilidad es menor, se debe subir el nivel del intervalo
    csup=cactual
    cactual= (csup+cinf)/2
    
    print("entra2")
    rho1= uniroot(rp_rho_0,c(0.00000001,rho_g), t1=T1, t2=T2, t3=T3, t4= T4, n=N, m=M, c=log(cactual))$root 
    rho2= uniroot(rp_rho_0,c(rho_g,20), t1=T1, t2=T2, t3=T3, t4= T4, n=N, m=M, c=log(cactual))$root
    
    ProbIntervalo= pf(A*rho2,N-1,M-1)-pf(A*rho1,N-1,M-1)
  }
  print(cactual)
}

#Encontrando cactual, ya s?lo queda graficar el intervalo asociado

points(c(rho1,rho2),c(cactual,cactual),pch=16,col="red")
lines(c(rho1,rho2),c(cactual,cactual),lty=2,col="red")

#-------------------------Grafica punto 7--------------------------
limd1=-1
limd2=9
Deltas<- seq(limd1,limd2,length=1000)


plot (Deltas,Rp_delta(Deltas, T1, T2, T3, T4, N, M), type="l", 
      xlab= expression(delta), ylab=expression(R[p](delta)),#en expression [] significa sub?ndice
      xaxs="i",yaxs="i",
      xaxt="n",yaxt="n", # Recuerda que esto es para quitar las marcas de los ejes preestablecidas y colocar las tuyas con axis
      las=1)

axis(side=2,at= seq(0,1,by=0.1),las=1,cex.axis=0.7)
axis(side=1,at=seq(limd1,limd2,by=1),las=1)
grid(nx = (limd2-limd1)/1, ny =(1-0)/0.1 , col = "lightgray", lty = "dotted",
     lwd = par("lwd"), equilogs = TRUE)
abline(v=0,lty=2,col="blue")

#-----------Calculo de c---------------

A2= Hx(T1,T2, N)/(N*(N-1)) + Ky(T3, T4, M)/(M*(M-1))
denom= Hx(T1,T2, N)*Hx(T1,T2, N)/((N^2)*((N-1)^3))  +  Ky(T3, T4, M)*Ky(T3, T4, M)/((M^2)*((M-1)^3))

Tsw = delta_emv(T1,T2,T3,T4,N,M)/sqrt(A2)
grados_libertad= floor(A2*A2/denom)
dt(Tsw, grados_libertad, log = F)

c= ((qt(0.0245604, grados_libertad)^2)/(grados_libertad) + 1)^(-(grados_libertad+1)/2) # 0.025 es para que la probabilidad del intervalo sea 0.95
#c=0.1465

delta1= delta_emv(T1,T2,T3,T4,N,M) - sqrt(grados_libertad*A2*((c^(-2/(grados_libertad+1)))-1))
delta2= delta_emv(T1,T2,T3,T4,N,M) + sqrt(grados_libertad*A2*((c^(-2/(grados_libertad+1)))-1))
Confianza(grados_libertad,c)
#-------Lo agregamos a la gr?fica---------

points(c(delta1,delta2),c(c,c),pch=16,col="red")
lines(c(delta1,delta2),c(c,c),lty=2,col="red")

#-------------------------Grafica CRUCIAL----------------------------------------------

Deltas= seq(limd1,limd2,length=100)
Phis= seq(-3,2.5, length=100)

Z1<- matrix(nrow = 100, ncol = 100)

for (i in 1:100){
  for (j in 1:100){
    Z1[i,j]<- Rp_conjunto(exp(Phis[j]),Deltas[i], T1, T2, T3, T4, N, M)
  }
}

#Luego, para graficar los resultados, utilizamos la funci?n contour

contour(Deltas, Phis, Z1, #Eje x, Eje y, finalmente eje Z(La funci?n evaluada)
        xlab= expression(delta), ylab= expression(log(rho)),
        levels=c(0.5,0.2,0.1,0.05,0.03,0.01,c), #Qu? niveles graficar?
        labels=c(0.5,0.2,0.1,0.05,0.03,0.01,"c"), #Qu? etiquetas llevaran esos niveles
        labcex=1,
        cex.lab=1,
        xaxs="i",yaxs="i",
        cex.axis=1)

points(c(delta_emv(T1,T2,T3,T4,N,M)),c(log(rho_emv(T1,T2,T3,T4,N,M))), pch="*")
abline(v=0, col="blue")
abline(h=0, col="blue")
abline(h=log(rho1), col="blue")
abline(h=log(rho2), col="blue")


#--------------------------------Solo faltan las rectas de intervalos equiespaciadas para valores entre rho1 y rho2-----------------

Phis2<- seq(log(rho1),log(rho2),length=20)
deltas1 <- seq(1:20)
deltas2 <- seq(1:20)

for (i in 1:20){
  D_rho= (1/N + exp(Phis2[i])/M)*(1/(N+M-2))*(Hx(T1,T2,N)+Ky(T3,T4,M)/exp(Phis2[i]))
  
  delta1_temp= delta_emv(T1,T2,T3,T4,N,M) - qt(0.025, N+M-2)*sqrt(D_rho)
  delta2_temp= delta_emv(T1,T2,T3,T4,N,M) + qt(0.025, N+M-2)*sqrt(D_rho)
  lines(c(delta1_temp,delta2_temp),c(Phis2[i],Phis2[i]), col="red",lty=2)
  deltas1[i]=delta1_temp
  deltas2[i]=delta2_temp
}

for(i in 1:19){
	lines(c(deltas1[i],deltas1[i+1]),c(Phis2[i],Phis2[i+1]),col="red")
	lines(c(deltas2[i],deltas2[i+1]),c(Phis2[i],Phis2[i+1]),col="red")
}
